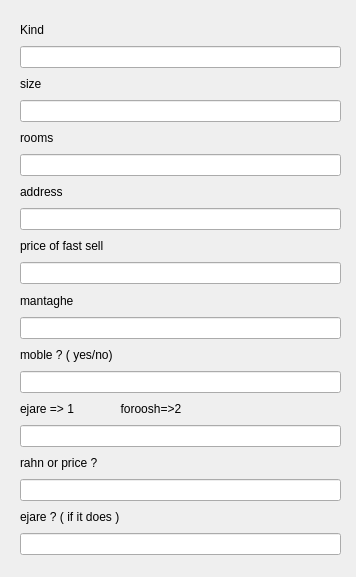
<?xml version="1.0" encoding="UTF-8"?>
<ui version="4.0">
 <class>adhome</class>
 <widget class="QDialog" name="adhome">
  <property name="geometry">
   <rect>
    <x>0</x>
    <y>0</y>
    <width>356</width>
    <height>577</height>
   </rect>
  </property>
  <property name="windowTitle">
   <string>Dialog</string>
  </property>
  <widget class="QWidget" name="verticalLayoutWidget">
   <property name="geometry">
    <rect>
     <x>20</x>
     <y>20</y>
     <width>321</width>
     <height>535</height>
    </rect>
   </property>
   <layout class="QVBoxLayout" name="verticalLayout">
    <item>
     <widget class="QLabel" name="label">
      <property name="text">
       <string>Kind</string>
      </property>
     </widget>
    </item>
    <item>
     <widget class="QLineEdit" name="lineEdit"/>
    </item>
    <item>
     <widget class="QLabel" name="label_2">
      <property name="text">
       <string>size</string>
      </property>
     </widget>
    </item>
    <item>
     <widget class="QLineEdit" name="lineEdit_2"/>
    </item>
    <item>
     <widget class="QLabel" name="label_3">
      <property name="text">
       <string>rooms </string>
      </property>
     </widget>
    </item>
    <item>
     <widget class="QLineEdit" name="lineEdit_3"/>
    </item>
    <item>
     <widget class="QLabel" name="label_4">
      <property name="text">
       <string>address</string>
      </property>
     </widget>
    </item>
    <item>
     <widget class="QLineEdit" name="lineEdit_5"/>
    </item>
    <item>
     <widget class="QLabel" name="label_5">
      <property name="text">
       <string>price of fast sell</string>
      </property>
     </widget>
    </item>
    <item>
     <widget class="QLineEdit" name="lineEdit_4"/>
    </item>
    <item>
     <widget class="QLabel" name="label_6">
      <property name="text">
       <string>mantaghe</string>
      </property>
     </widget>
    </item>
    <item>
     <widget class="QLineEdit" name="lineEdit_6"/>
    </item>
    <item>
     <widget class="QLabel" name="label_7">
      <property name="text">
       <string>moble ? ( yes/no)</string>
      </property>
     </widget>
    </item>
    <item>
     <widget class="QLineEdit" name="lineEdit_7"/>
    </item>
    <item>
     <widget class="QLabel" name="label_8">
      <property name="text">
       <string>ejare =&gt; 1              foroosh=&gt;2</string>
      </property>
     </widget>
    </item>
    <item>
     <widget class="QLineEdit" name="lineEdit_8"/>
    </item>
    <item>
     <widget class="QLabel" name="label_9">
      <property name="text">
       <string>rahn or price ?</string>
      </property>
     </widget>
    </item>
    <item>
     <widget class="QLineEdit" name="lineEdit_9"/>
    </item>
    <item>
     <widget class="QLabel" name="label_10">
      <property name="text">
       <string>ejare ? ( if it does )</string>
      </property>
     </widget>
    </item>
    <item>
     <widget class="QLineEdit" name="lineEdit_10"/>
    </item>
   </layout>
  </widget>
 </widget>
 <resources/>
 <connections/>
</ui>
